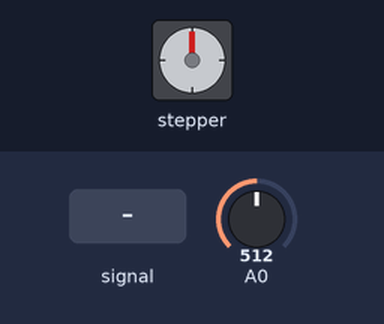
The sketch below on a simulated Arduino Uno, built with avr-gcc and run on an emulated ATmega328P. Parts: stepper motor. The test bench sets the inputs (shaded band); at power-on: A0 = 512. Stepper angles assume 200 steps per turn.

Above: at 1.2 s.
1.3 s: A0 set to 490
At 1.8 s:
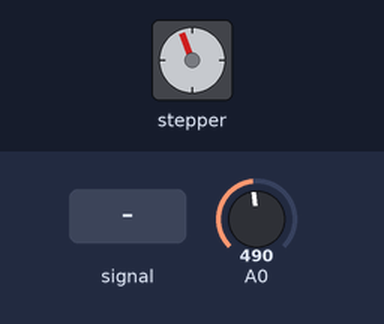
4.3 s: A0 set to 306
At 4.72 s:
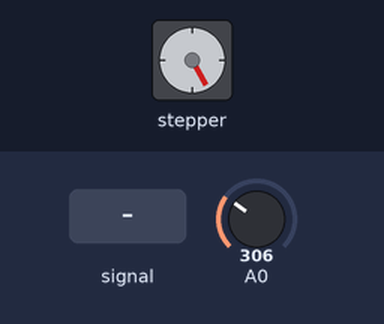
7.3 s: A0 set to 122
At 8.04 s:
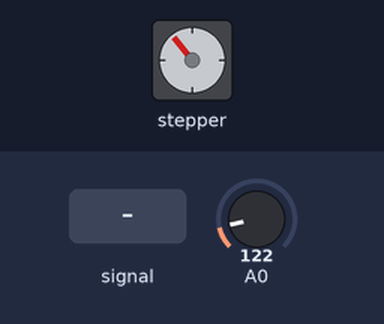
10.3 s: A0 fed a 200 Hz sine of ±81 counts around its level
At 10.75 s:
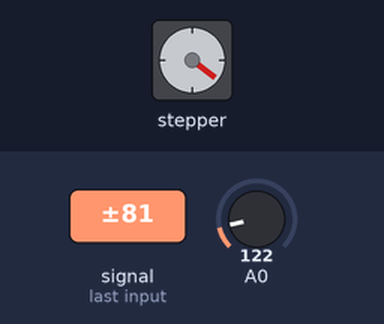
13.3 s: A0 set to 0
16.3 s: A0 set to 716
Timing chart, 0 to 24.2 s (numbered marks = the images above; inputs shaded):
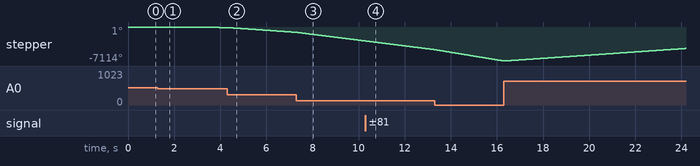

The sketch:

stepper_speed_potentialmeter.ino
```cpp
#include <AccelStepper.h>

#define DIR 2
#define STEP 3

int speed1;

AccelStepper stepper1 = AccelStepper(1, STEP, DIR);

void setup() {
  stepper1.setMaxSpeed(500);

}

void loop() {
  speed1 = map(analogRead(A0), 0, 1023, -500, 500);
  stepper1.setSpeed(speed1);
  stepper1.runSpeed();
}
 
```

Measured:
- after the input at 1.3 s, stepper: keeps turning counter-clockwise at about 39°/s, starting at once
